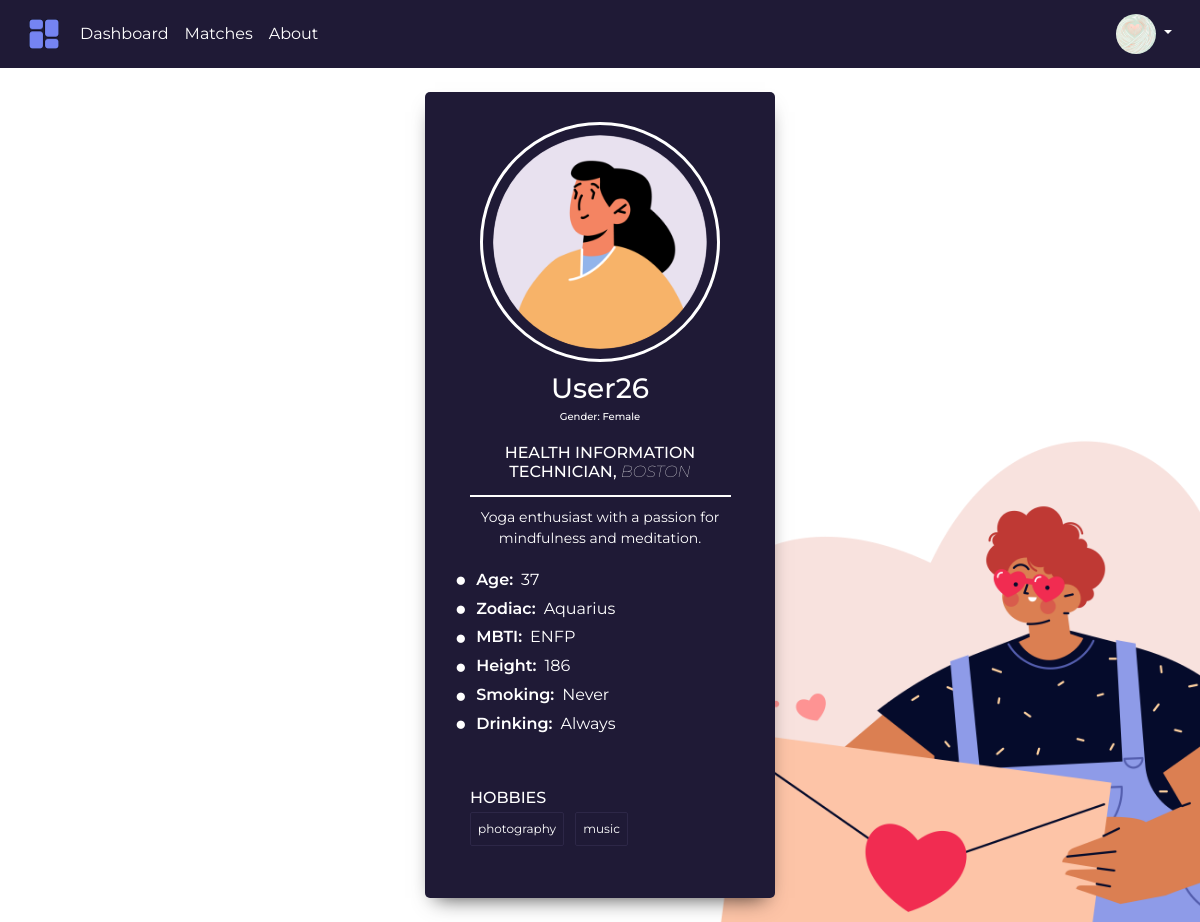
/profile/26, run on the app's committed database.
### tables this page shows
CREATE TABLE users (
                user_id INTEGER PRIMARY KEY AUTOINCREMENT,
                name TEXT,
                birth_date TEXT,
                age INTEGER,
                gender TEXT,
                location TEXT,
                interests TEXT,
                smoking TEXT,
                drinking TEXT,
                zodiac_sign TEXT,
                mbti TEXT,
                profession TEXT,
                height INTEGER,
                bio TEXT,
                profile_pic TEXT
            );

### app.py (the view, shortened to what this page needs)
@app.route('/profile/<int:user_id>', methods=['GET', 'POST'])
def display_profile(user_id=1):
    if not is_user_authenticated():
        return redirect(url_for('login'))
    user = db.fetch_user(user_id)
    if not user:
        return "User not found", 404
    return render_template('personalProfile.html',
                           user=user)

### app.py (called while the page is built)
def fetch_logged_in_user_id():
    return fetch_active_user()

@app.context_processor
def inject_user_id_image():
    logged_in_user = db.fetch_user(fetch_logged_in_user_id())
    if logged_in_user:
        user_profile_pic_url = f"/static/profile_pics/{logged_in_user.profile_pic}" if logged_in_user.profile_pic else "https://via.placeholder.com/40"
        return dict(fetch_logged_in_user_id=fetch_logged_in_user_id, user_profile_pic_url=user_profile_pic_url)
    return dict(fetch_logged_in_user_id=fetch_logged_in_user_id)

### flaskr/active_user.py (called while the page is built)
def fetch_active_user():
    if not os.path.exists(SESSION_FILE):
        return None
    with open(SESSION_FILE, 'r') as file:
        user_id = file.read().strip()
    return user_id if user_id else None

def is_user_authenticated():
    return fetch_active_user() is not None

### templates/personalProfile.html (shortened to what this page needs)
<!DOCTYPE html>
<html lang="en">
<head>
    <link rel="stylesheet" href="https://cdnjs.cloudflare.com/ajax/libs/font-awesome/4.7.0/css/font-awesome.min.css">
    <link rel="stylesheet" href="https://cdn.jsdelivr.net/npm/bootstrap@4.3.1/dist/css/bootstrap.min.css">
    <link rel="stylesheet" href="/static/main.css">
</head>
<body>
{% include 'base.html' %}
<div class="card-container">
	<img class="round" src="/static/profile_pics/{{user.profile_pic}}" alt="user" />
	<h3>{{ user.name }}<p style="font-size: x-small">Gender: {{ user.gender.value }}</p></h3>
    <h6>{{ user.profession }}, <span style="font-style: italic; font-weight: lighter">{{ user.location }}</span></h6>
    <p style="
    margin-left: 5%;
    margin-right: 5%;
    margin-top: 5%;
    border-top: 2px solid white;
    padding-top: 10px">
        {{ user.bio }}
    </p>
    <ul class="data-user">
    <li><span class="key">Age:</span > {{ user.age }}</li>
    <li><span class="key">Zodiac:</span > {{ user.zodiac_sign.value }}</li>
    <li><span class="key">MBTI:</span > {{ user.mbti.value }}</li>
    <li><span class="key">Height:</span > {{ user.height }}</li>
    <li><span class="key">Smoking:</span > {{ user.smoking.value }}</li>
    <li><span class="key">Drinking:</span > {{ user.drinking.value }}</li>
</ul>
	<div class="skills">
		<h6>Hobbies</h6>
		<ul>
            {% for interest in user.interests %}
            <li>{{ interest }}</li>
            {% endfor %}
        </ul>
	</div>
</div>
</body>
</html>

### static/main.css (style rules this page uses)
* { box-sizing: border-box; }
body { font-family: "Nunito", sans-serif; color: rgba(0, 0, 0, 0.7); }

### templates/personalProfile.html (style rules this page uses)
* { box-sizing: border-box; }
body { background: url("/static/10102569.png"); font-family: Montserrat, sans-serif; background-size: cover; background-position: center; background-repeat: no-repeat; position: relative; display: flex; align-items: center; justify-content: center; flex-direction: column; min-height: 100vh; margin: 0; }
h3 { margin: 10px 0; }
h6 { margin: 5px 0; text-transform: uppercase; }
p { font-size: 14px; line-height: 21px; }
.card-container { background-color: #1F1A36; border-radius: 5px; box-shadow: 0px 10px 20px -10px rgba(0, 0, 0, 0.75); color: white; padding: 30px; position: relative; width: 350px; margin: 2% auto; max-width: 100%; text-align: center; }
.card-container .round { border: 3px solid white; border-radius: 50%; height: 30vh; width: 30vh; padding: 10px; }
.skills { background-color: #1F1A36; text-align: left; padding: 15px; margin-top: 30px; }
.skills ul { list-style-type: none; margin: 0; padding: 0; }
.skills ul li { border: 1px solid #2D2747; border-radius: 2px; display: inline-block; font-size: 12px; margin: 0 7px 7px 0; padding: 7px; }
.data-user { margin-bottom: 0; padding: 0; list-style: none; }
.data-user li { display: flex; align-items: center; color: white; }
.data-user li:before { content: '\25CF'; color: #fff; margin-right: 0.5em; font-size: 1.2em; }
.data-user .key { margin-right: 0.5em; font-weight: 600; }

### data on the page
users: profile_pic (picture), name "User26", gender.value "Female", profession "HEALTH INFORMATION TECHNICIAN", location "BOSTON", bio "Yoga enthusiast with a passion for mindfulness and meditation.", age "37", zodiac_sign.value "Aquarius", mbti.value "ENFP", height "186", smoking.value "Never", drinking.value "Always"

### other printed values
{{ interest }} "photography" "music"
